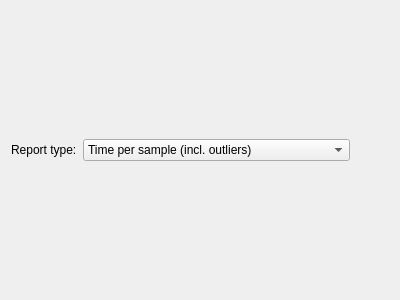
<?xml version="1.0" encoding="UTF-8"?>
<ui version="4.0">
 <class>Form</class>
 <widget class="QWidget" name="Form">
  <property name="geometry">
   <rect>
    <x>0</x>
    <y>0</y>
    <width>400</width>
    <height>300</height>
   </rect>
  </property>
  <property name="windowTitle">
   <string>Form</string>
  </property>
  <layout class="QVBoxLayout" name="verticalLayout">
   <item>
    <layout class="QHBoxLayout" name="horizontalLayout">
     <item>
      <widget class="QLabel" name="label">
       <property name="text">
        <string>Report type:</string>
       </property>
      </widget>
     </item>
     <item>
      <widget class="QComboBox" name="reportTypeComboBox">
       <item>
        <property name="text">
         <string>Time per sample (incl. outliers)</string>
        </property>
       </item>
       <item>
        <property name="text">
         <string>Time per sample (excl. outliers)</string>
        </property>
       </item>
       <item>
        <property name="text">
         <string>Time per sample, distance (incl. outliers)</string>
        </property>
       </item>
       <item>
        <property name="text">
         <string>Time per sample, distance (excl. outliers)</string>
        </property>
       </item>
       <item>
        <property name="text">
         <string>Time for outliers vs. time for valid exposures</string>
        </property>
       </item>
      </widget>
     </item>
     <item>
      <spacer name="horizontalSpacer">
       <property name="orientation">
        <enum>Qt::Horizontal</enum>
       </property>
       <property name="sizeHint" stdset="0">
        <size>
         <width>0</width>
         <height>20</height>
        </size>
       </property>
      </spacer>
     </item>
    </layout>
   </item>
   <item>
    <layout class="QVBoxLayout" name="figureVerticalLayout"/>
   </item>
  </layout>
 </widget>
 <resources/>
 <connections/>
</ui>
